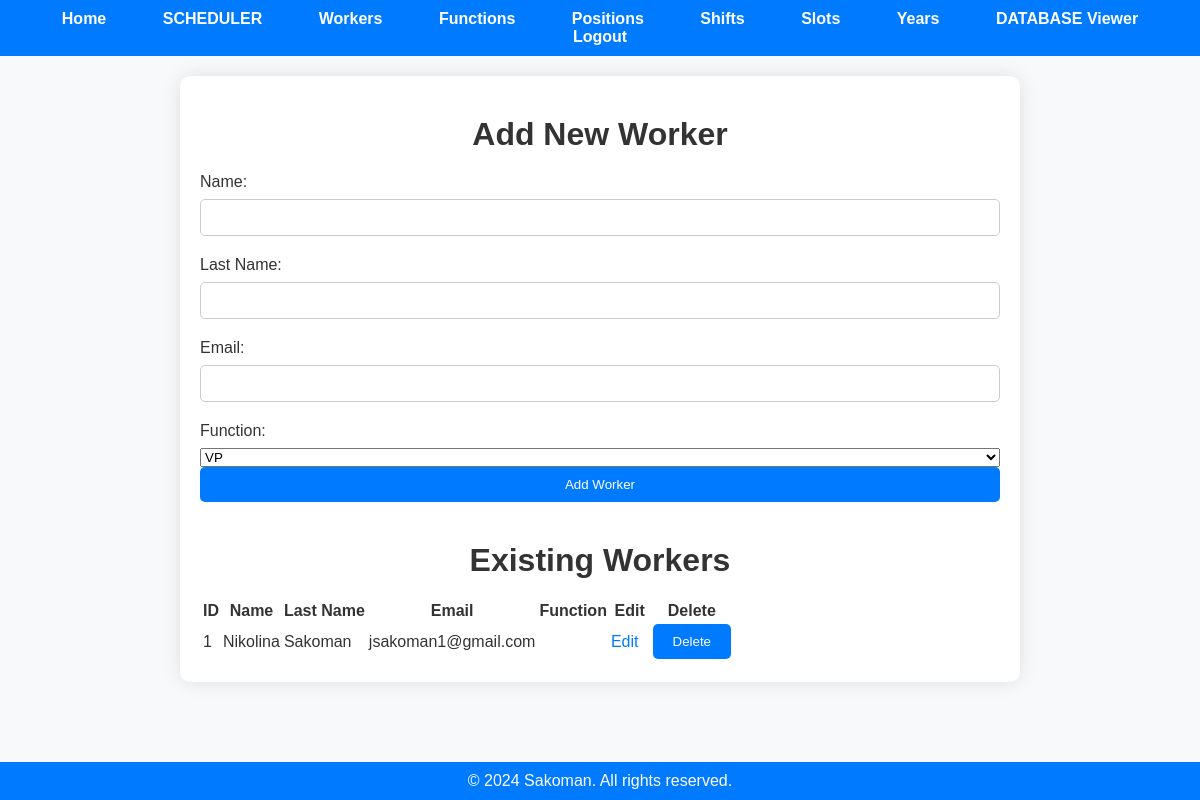
Page /workers (signed in) on the earlier database version.
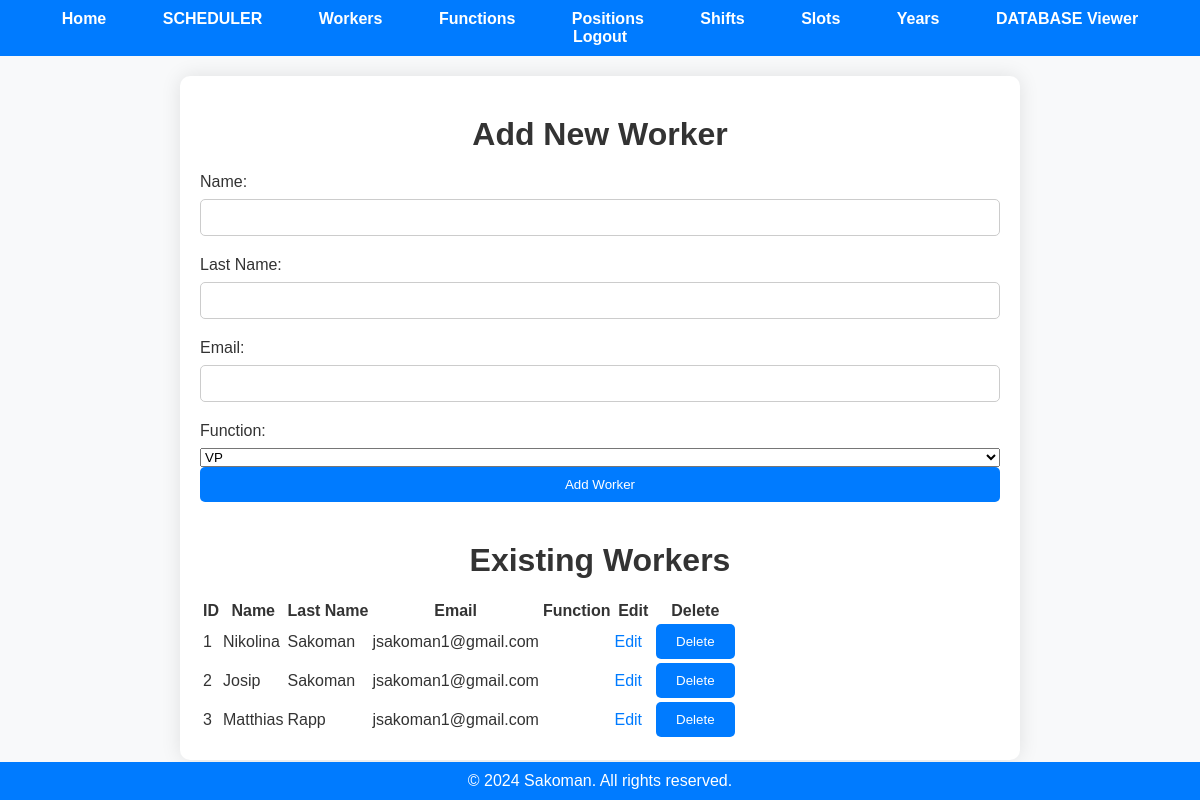
Same page on the later database version.
### app.py (models this page shows, shortened)
class Worker(db.Model):
    worker_id = db.Column(db.Integer, primary_key=True)
    name = db.Column(db.String(50), nullable=False)
    last_name = db.Column(db.String(50), nullable=False)
    email = db.Column(db.String(120), nullable=False)
    function_id = db.Column(db.Integer, db.ForeignKey('function.function_id'), nullable=False)
    user_id = db.Column(db.Integer, db.ForeignKey('user.id'), nullable=False)
    user = db.relationship('User', backref=db.backref('workers', lazy=True))
    function = db.relationship('Function', back_populates='workers')

### app.py (the view)
@app.route('/workers')
@employer_required
def display_workers():
    if 'user_id' not in session:
        flash('You must be logged in to view this page.', 'error')
        return redirect(url_for('login'))
    user_id = session['user_id']
    workers = fetch_all(user_id, 'Worker')
    functions = fetch_all(user_id, 'Function')
    return render_template('workers.html', workers=workers, functions=functions)

### app.py (called while the page is built)
@login_manager.user_loader
def load_user(user_id):
    return User.query.get(int(user_id))

def employer_required(func):
    @wraps(func)
    def decorated_function(*args, **kwargs):
        if not current_user.is_authenticated:
            flash('You must be logged in to view this page.', 'error')
            return redirect(url_for('login'))
        if current_user.role != 'employer':
            flash('You do not have permission to view this page.', 'error')
            return redirect('/')
        return func(*args, **kwargs)
    return decorated_function

def fetch_all(user_id, table_name):
    if table_name not in ['Worker', 'Function', 'Position', 'Shift', 'Slot', 'Year_Days', 'Schedule']:
        return None
    table_class = globals()[table_name]
    items = table_class.query.filter_by(user_id=user_id).all()
    return items

### templates/workers.html (shortened to what this page needs)
<!DOCTYPE html>
<html lang="en">
<head>
    <link rel="stylesheet" href="{{ url_for('static', filename='styles.css') }}">
</head>
<body>
    {% include 'navbar.html' %}
    <div class="container">
        <div class="add-item-section">
            <h2>Add New Worker</h2>
            <form action="/add/Worker" method="post" class="add-form">
                <label for="name">Name:</label>
                <input type="text" id="name" name="name" required>
                <label for="last_name">Last Name:</label>
                <input type="text" id="last_name" name="last_name">
                <label for="email">Email:</label>
                <input type="email" id="email" name="email">
                <label for="function_id">Function:</label>
                <select id="function_id" name="function_id">
                    {% for function in functions %}
                        <option value="{{ function['function_id'] }}">{{ function['name'] }}</option>
                    {% endfor %}
                </select>
                <button type="submit" class="add-button">Add Worker</button>
            </form>
        </div>
        <div class="existing-workers-section">
            <h2>Existing Workers</h2>
            {% if workers %}
                <table class="data-table">
                    <thead>
                        <tr>
                            <th>ID</th>
                            <th>Name</th>
                            <th>Last Name</th>
                            <th>Email</th>
                            <th>Function</th>
                            <th>Edit</th>
                            <th>Delete</th>
                        </tr>
                    </thead>
                    <tbody>
                        {% for worker in workers %}
                            <tr>
                                <td>{{ worker['worker_id'] }}</td>
                                <td>{{ worker['name'] }}</td>
                                <td>{{ worker['last_name'] }}</td>
                                <td>{{ worker['email'] }}</td>
                                <td>{{ worker['function_name'] }}</td>
                                <td>
                                    <a href="/edit/Worker/{{ worker['worker_id'] }}" class="action-link">Edit</a>
                                </td>
                                <td>
                                    <form action="/delete/Worker/{{ worker['worker_id'] }}" method="post">
                                        <button type="submit" class="delete-button">Delete</button>
                                    </form>
                                </td>
                            </tr>
                        {% endfor %}
                    </tbody>
                </table>
            {% else %}
                <p>No data available.</p>
            {% endif %}
        </div>
    </div>
    <div class="footer">
        &copy; 2024 Sakoman. All rights reserved.
    </div>
</body>
</html>

### templates/navbar.html (shortened to what this page needs)
<nav>
    <ul>
        <li><a href="/">Home</a></li>
        {% if current_user.is_authenticated and current_user.role == 'employer' %}
        <li><a href="/scheduling">SCHEDULER</a></li>
        <li><a href="/workers">Workers</a></li>
        <li><a href="/functions">Functions</a></li>
        <li><a href="/positions">Positions</a></li>
        <li><a href="/shifts">Shifts</a></li>
        <li><a href="/slots">Slots</a></li>
        <li><a href="/days_for_years">Years</a></li>
        <li><a href="/database_viewer">DATABASE Viewer</a></li>
        {% endif %}
        {% if not current_user.is_authenticated %}
        <li><a href="/login">Login</a></li>
        <li><a href="/register">Register</a></li>
        {% else %}
        <li><a href="/logout">Logout</a></li>
        {% endif %}
    </ul>
</nav>

### static/styles.css (style rules this page uses)
body, h1, h2, p, ul, li, button, input, select { margin: 0; padding: 0; box-sizing: border-box; }
body { font-family: Arial, sans-serif; background-color: #f8f9fa; color: #333; }
nav { background-color: #007bff; padding: 10px 0; transition: background-color 0.3s ease; }
nav ul { list-style-type: none; text-align: center; margin: 0; padding: 0; }
nav ul li { display: inline; margin: 0 10px; transition: transform 0.3s ease; }
nav ul li a { color: #fff; text-decoration: none; font-weight: bold; padding: 8px 16px; border-radius: 5px; transition: background-color 0.3s ease; }
.container { max-width: 800px; margin: 20px auto; padding: 20px; background-color: #fff; border-radius: 10px; box-shadow: 0 0 20px rgba(0, 0, 0, 0.1); }
.container h2 { font-size: 2rem; margin-bottom: 20px; text-align: center; }
.container form { display: flex; flex-direction: column; }
.container label { margin-bottom: 8px; }
.container input { padding: 10px; margin-bottom: 20px; border-radius: 5px; border: 1px solid #ccc; }
.container button { padding: 10px 20px; background-color: #007bff; color: #fff; border: none; border-radius: 5px; cursor: pointer; transition: background-color 0.3s ease, box-shadow 0.3s ease; }
.footer { background-color: #007bff; color: #fff; text-align: center; padding: 10px 0; position: fixed; bottom: 0; left: 0; width: 100%; }
.action-link { color: #007bff; text-decoration: none; margin-right: 10px; transition: color 0.3s ease; }
button { padding: 10px 20px; background-color: #007bff; color: #fff; border: none; border-radius: 5px; cursor: pointer; transition: background-color 0.3s ease, box-shadow 0.3s ease; }
.add-item-section, .existing-items-section { margin-bottom: 40px; }

Differences in the rows shown:
added Worker: worker_id "2", name "Josip", last_name "Sakoman", email "jsakoman1@gmail.com"
added Worker: worker_id "3", name "Matthias", last_name "Rapp", email "jsakoman1@gmail.com"
